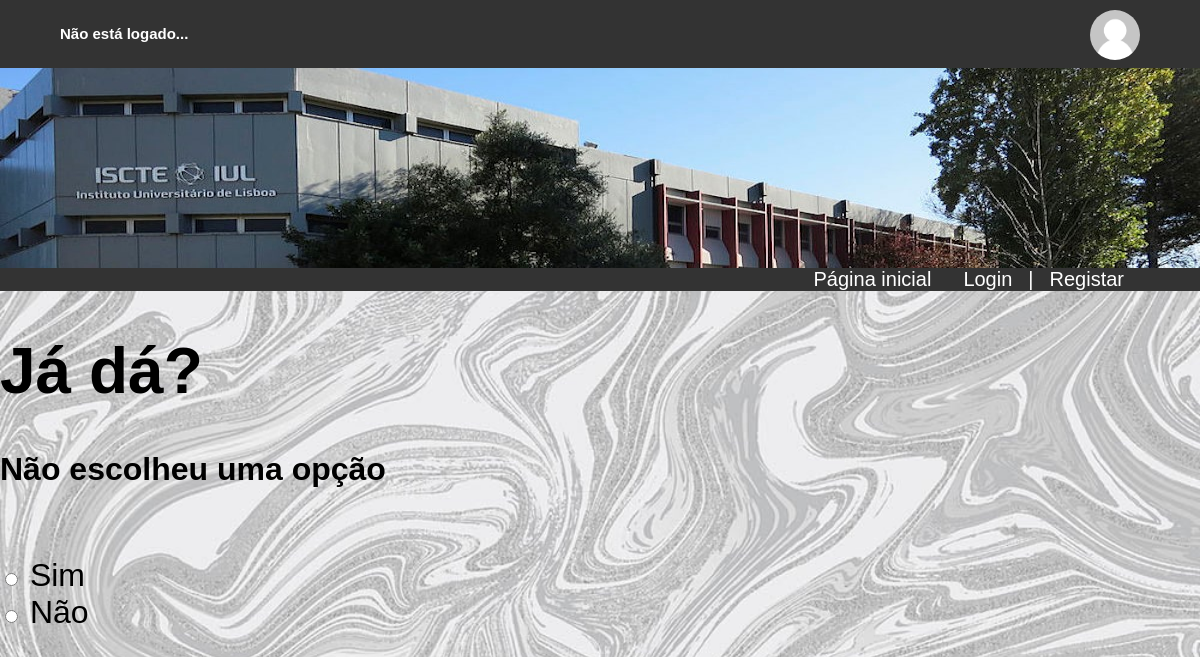
Screenshot of /votacao/3/voto with the database file from the repository.
### votacao/models.py (models this page shows)
class Questao(models.Model):
    questao_texto = models.CharField(max_length=200)
    pub_data = models.DateTimeField('data de publicacao')

class Opcao(models.Model):
    questao = models.ForeignKey(Questao, on_delete=models.CASCADE)
    opcao_texto = models.CharField(max_length=200)
    votos = models.IntegerField(default=0)

### votacao/views.py (the view, shortened to what this page needs)
# urls.py: path('<int:questao_id>/voto', views.voto, name='voto'),
def voto(request, questao_id):
    questao = get_object_or_404(Questao, pk=questao_id)
    try:
        opcao_selecionada = questao.opcao_set.get(pk=request.POST['opcao'])
    except (KeyError, Opcao.DoesNotExist):
        return render(request, 'votacao/detalhe.html',
                      {'questao': questao,
                       'error_message': "Não escolheu uma opção",
                       })
    return HttpResponseRedirect(reverse('votacao:resultados', args=(questao_id,)))

### votacao/templates/votacao/detalhe.html (shortened to what this page needs)
{% extends './index.html' %}
{% block conteudoprincipal %}
    <h1>{{ questao.questao_texto }}</h1>
    {% if error_message %}
        <p><strong>{{ error_message }}</strong></p>
    {% endif %}
    <br>
    {% if questao.opcao_set %}
        <form action="{% url 'votacao:voto' questao.id %}"
              method="post">
            {% for opcao in questao.opcao_set.all %}
                <input type="radio" name="opcao"
                       id="opcao{{ forloop.counter }}"
                       value="{{ opcao.id }}" />
                <label for="opcao{{ forloop.counter }}">
                    {{ opcao.opcao_texto }}
                </label>
                <br>
            {% endfor %}
        </form>
    {% endif %}
    <br>
    <br>
{% endblock %}

### votacao/static/votacao/css/style.css (style rules this page uses)
* { box-sizing: border-box; }
body { font-family: sans-serif; font-size: 2em; margin: 0; background-image: url("../images/grey.jpg"); background-size: 100% 100%; background-size: cover }

### rows the page displays
Questao: questao_texto "Já dá?"
Opcao: opcao_texto "Sim"
Opcao: opcao_texto "Não"

### other values shown
{{ error_message }} "Não escolheu uma opção"
